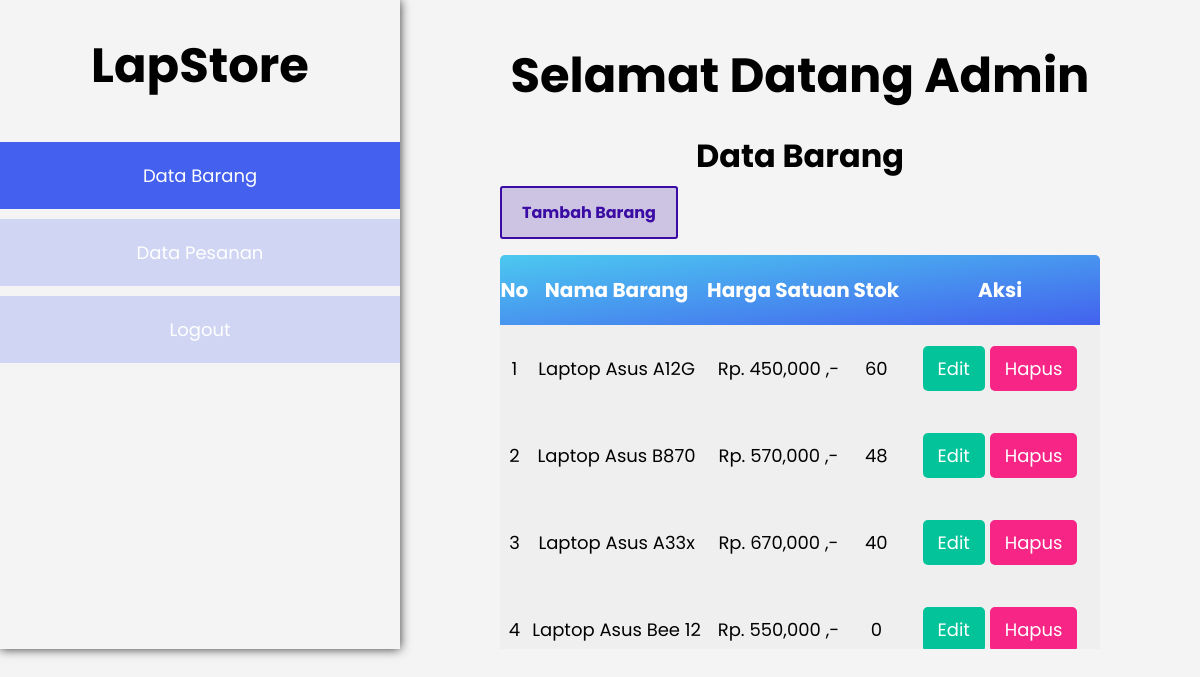
The page /Admin/index.php?pesan=login (signed in) on the database its author committed.
### tables this page shows
CREATE TABLE `barang` (
  `id_barang` int(11) NOT NULL,
  `nama_barang` varchar(255) NOT NULL,
  `jenis_barang` varchar(255) NOT NULL,
  `harga_satuan` int(25) NOT NULL,
  `stok_barang` int(11) NOT NULL,
  `foto` text DEFAULT NULL
);

### koneksi.php (called while the page is built, shortened)
<?php
    $koneksi = mysqli_connect("localhost", "root", "", "penjualan1");
    function query($query){
        global $koneksi;
        $result = mysqli_query($koneksi, $query);
        $rows = [];
        while($row = mysqli_fetch_assoc($result)){
            $rows[] = $row;
        }
        return $rows;
    }
    ?>

### Admin/index.php (the view, shortened to what this page needs)
<?php
    include '../koneksi.php';
        ?>
<!DOCTYPE html>
<html lang="en">
<head>
</head>
<body>
    <div class="sidebar">
        <h1>LapStore</h1>
        <a >Data Barang</a>
        <a href="pesanan.php">Data Pesanan</a>
        <a href="../logout.php">Logout</a>
    </div>
    <div class="main">
        <h1>Selamat Datang Admin</h1>
        <h3>Data Barang</h3>
        <a href="barang/tambah_barang.php" class="add">Tambah Barang</a>
        <table cellpadding="10" cellspacing="0">
            <tr class="atas">
                <th>No</th>
                <th>Nama Barang</th>
                <th>Harga Satuan</th>
                <th>Stok</th>
                <th>Aksi</th>
            </tr>
            <?php
            $no = 1;
            $data = query("SELECT * FROM barang");
            foreach($data as $row){
                ?>
                <tr>
                    <td><?= $no++; ?></td>
                    <td>Laptop <?= $row['jenis_barang']; ?></td>
                    <td>Rp. <?= number_format($row['harga_satuan']); ?> ,-</td>
                    <td><?= $row['stok_barang']; ?></td>
                    <td>
                        <a href="barang/edit_barang.php?id_barang=<?= $row['id_barang']; ?>">Edit</a>
                        <a href="barang/hapus_barang.php?id_barang=<?= $row['id_barang']; ?>" onclick="return confirm('Yakinn Mau Dihapus???');">Hapus</a>
                    </td>
                </tr>
                <?php
            }
            ?>
        </table>
    </div>
</body>
</html>

### Admin/index.php (style rules this page uses)
* { margin: 0; padding: 0; box-sizing: border-box; font-family: 'Poppins', sans-serif; }
body { background-color: #f4f4f4; display: grid; grid-template-areas: 'sidebar main'; grid-template-columns: 400px 1fr; grid-template-rows: 649px; }
.sidebar { grid-area: 'sidebar'; box-shadow: 0 0 10px rgba(0, 0, 0, .8); }
.sidebar h1 { font-size: 3em; text-align: center; padding: 30px 0; }
a { text-decoration: none; }
.sidebar a { display: block; padding: 20px 120px; text-align: center; margin: 10px 0; font-size: 18px; color: #fff; background-color: #4361EE35; transition: .3s; }
.sidebar a:nth-child(2) { background-color: #4361EE; }
.main { grid-area: 'main'; overflow-x: scroll; }
h1 { text-align: center; font-size: 3em; padding: 40px 0 0; }
h3 { text-align: center; font-size: 2em; padding: 20px 0; }
table { width: calc(100% - 200px); margin: 30px auto 20px; }
table tr th { height: 70px; color: #ffffff; font-size: 20px; }
table .atas { background: linear-gradient(to top left, #4361EE, #4CC9F0); }
table tr th:nth-child(1) { border-radius: 5px 0 0 0; }
table tr th:nth-child(5) { border-radius: 0 5px 0 0; width: 200px; }
table tr td { text-align: center; padding: 30px 0; background-color: #00000005; font-size: 18px; }
table tr td:nth-child(5) a { padding: 10px 15px; border-radius: 5px; color: #fff; }
table tr td:nth-child(5) a:nth-child(1) { background-color: #02c39a; }
table tr td:nth-child(5) a:nth-child(2) { background-color: #f72585; }
.add { padding: 13px 20px; border-radius: 3px; background-color: #3A0CA335; color: #3A0CA3; border: 2px solid #3A0CA3; font-weight: bold; margin: 100px 0 0 100px; }

### rows shown on the page
barang: jenis_barang "Asus A12G", harga_satuan "450,000", stok_barang "60"
barang: jenis_barang "Asus B870", harga_satuan "570,000", stok_barang "48"
barang: jenis_barang "Asus A33x", harga_satuan "670,000", stok_barang "40"
barang: jenis_barang "Asus Bee 12", harga_satuan "550,000", stok_barang "0"
